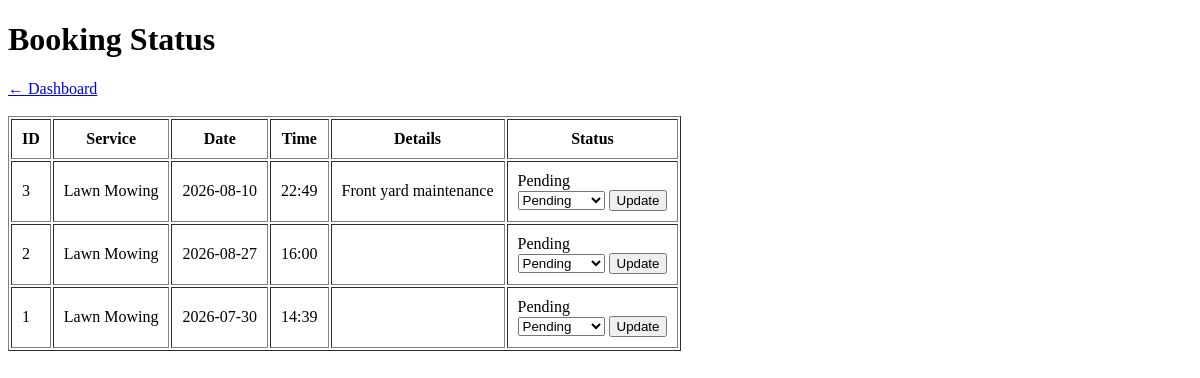
/booking_status, run on an earlier commit of the app's database.
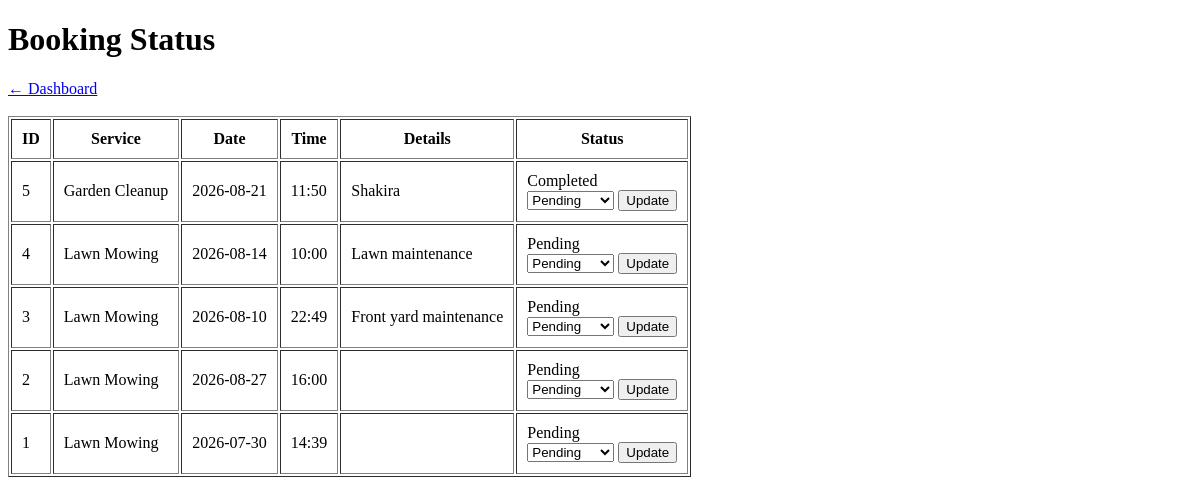
And on a later commit of the database.
### tables this page shows
CREATE TABLE bookings (
            booking_id INTEGER PRIMARY KEY AUTOINCREMENT,
            username TEXT NOT NULL,
            service TEXT NOT NULL,
            booking_date TEXT NOT NULL,
            booking_time TEXT NOT NULL,
            details TEXT,
            status TEXT NOT NULL
        );

### Kajana/app.py (the view)
@app.route("/booking_status")
def booking_status():
    connection = sqlite3.connect("Kajana.db")
    cursor = connection.cursor()
    cursor.execute("""
        SELECT booking_id,
               service,
               booking_date,
               booking_time,
               details,
               status
        FROM bookings
        ORDER BY booking_id DESC
    """)
    bookings = cursor.fetchall()
    connection.close()
    return render_template(
        "booking_status.html",
        bookings=bookings
    )

### Kajana/templates/booking_status.html (shortened to what this page needs)
<!DOCTYPE html>
<html lang="en">
<head>
</head>
<body>
<h1>Booking Status</h1>
<a href="/dashboard">
    ← Dashboard
</a>
<br><br>
{% if bookings %}
<table border="1" cellpadding="10">
<tr>
    <th>ID</th>
    <th>Service</th>
    <th>Date</th>
    <th>Time</th>
    <th>Details</th>
    <th>Status</th>
</tr>
{% for booking in bookings %}
<tr>
    <td>{{ booking[0] }}</td>
    <td>{{ booking[1] }}</td>
    <td>{{ booking[2] }}</td>
    <td>{{ booking[3] }}</td>
    <td>{{ booking[4] }}</td>
    <td>
    {{ booking[5] }}
    <form action="/update_status/{{ booking[0] }}" method="POST">
        <select name="status">
            <option value="Pending">
                Pending
            </option>
        </select>
        <button type="submit">
            Update
        </button>
    </form>
</td>
</tr>
{% endfor %}
</table>
{% else %}
<h3>No bookings found.</h3>
{% endif %}
</body>
</html>

What changed in the data, as far as the page shows it:
added bookings: booking_id "5", service "Garden Cleanup", booking_date "2026-08-21", booking_time "11:50", details "Shakira", status "Completed"
added bookings: booking_id "4", service "Lawn Mowing", booking_date "2026-08-14", booking_time "10:00", details "Lawn maintenance", status "Pending"
